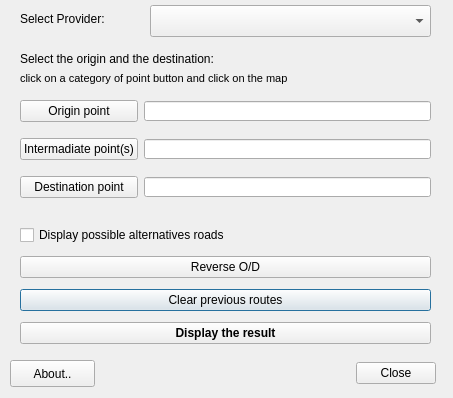
<?xml version="1.0" encoding="UTF-8"?>
<ui version="4.0">
 <class>OSRMDialog</class>
 <widget class="QDialog" name="OSRMDialog">
  <property name="geometry">
   <rect>
    <x>0</x>
    <y>0</y>
    <width>453</width>
    <height>398</height>
   </rect>
  </property>
  <property name="windowTitle">
   <string>OSRM: Get the fastest route with OSRM</string>
  </property>
  <widget class="QLabel" name="label_3">
   <property name="geometry">
    <rect>
     <x>20</x>
     <y>50</y>
     <width>251</width>
     <height>17</height>
    </rect>
   </property>
   <property name="font">
    <font>
     <family>Arial</family>
     <pointsize>9</pointsize>
    </font>
   </property>
   <property name="text">
    <string>Select the origin and the destination:</string>
   </property>
  </widget>
  <widget class="QWidget" name="layoutWidget">
   <property name="geometry">
    <rect>
     <x>20</x>
     <y>220</y>
     <width>411</width>
     <height>133</height>
    </rect>
   </property>
   <layout class="QGridLayout" name="gridLayout">
    <item row="7" column="0">
     <widget class="QPushButton" name="pushButtonClear">
      <property name="sizePolicy">
       <sizepolicy hsizetype="Minimum" vsizetype="Fixed">
        <horstretch>0</horstretch>
        <verstretch>0</verstretch>
       </sizepolicy>
      </property>
      <property name="font">
       <font>
        <family>Arial</family>
        <pointsize>9</pointsize>
       </font>
      </property>
      <property name="text">
       <string>Clear previous routes</string>
      </property>
     </widget>
    </item>
    <item row="6" column="0">
     <widget class="QPushButton" name="pushButtonReverse">
      <property name="sizePolicy">
       <sizepolicy hsizetype="Minimum" vsizetype="Fixed">
        <horstretch>0</horstretch>
        <verstretch>0</verstretch>
       </sizepolicy>
      </property>
      <property name="font">
       <font>
        <family>Arial</family>
        <pointsize>9</pointsize>
       </font>
      </property>
      <property name="text">
       <string>Reverse O/D</string>
      </property>
     </widget>
    </item>
    <item row="10" column="0">
     <widget class="QPushButton" name="pushButtonTryIt">
      <property name="font">
       <font>
        <family>Arial</family>
        <pointsize>9</pointsize>
        <weight>75</weight>
        <bold>true</bold>
       </font>
      </property>
      <property name="text">
       <string>Display the result</string>
      </property>
     </widget>
    </item>
    <item row="5" column="0">
     <widget class="QCheckBox" name="checkBox_alternative">
      <property name="enabled">
       <bool>true</bool>
      </property>
      <property name="sizePolicy">
       <sizepolicy hsizetype="Preferred" vsizetype="Fixed">
        <horstretch>0</horstretch>
        <verstretch>0</verstretch>
       </sizepolicy>
      </property>
      <property name="font">
       <font>
        <family>Arial</family>
        <pointsize>9</pointsize>
        <italic>false</italic>
       </font>
      </property>
      <property name="text">
       <string>Display possible alternatives roads</string>
      </property>
     </widget>
    </item>
   </layout>
  </widget>
  <widget class="QPushButton" name="pushButton_about">
   <property name="geometry">
    <rect>
     <x>10</x>
     <y>360</y>
     <width>85</width>
     <height>27</height>
    </rect>
   </property>
   <property name="text">
    <string>About..</string>
   </property>
  </widget>
  <widget class="QDialogButtonBox" name="close_button_box">
   <property name="geometry">
    <rect>
     <x>345</x>
     <y>360</y>
     <width>91</width>
     <height>27</height>
    </rect>
   </property>
   <property name="orientation">
    <enum>Qt::Horizontal</enum>
   </property>
   <property name="standardButtons">
    <set>QDialogButtonBox::Close</set>
   </property>
  </widget>
  <widget class="QLabel" name="label">
   <property name="geometry">
    <rect>
     <x>20</x>
     <y>70</y>
     <width>281</width>
     <height>16</height>
    </rect>
   </property>
   <property name="font">
    <font>
     <family>Arial</family>
     <pointsize>8</pointsize>
    </font>
   </property>
   <property name="text">
    <string>click on a category of point button and click on the map</string>
   </property>
  </widget>
  <widget class="QWidget" name="layoutWidget">
   <property name="geometry">
    <rect>
     <x>20</x>
     <y>90</y>
     <width>411</width>
     <height>121</height>
    </rect>
   </property>
   <layout class="QGridLayout" name="gridLayout_2">
    <item row="0" column="2">
     <widget class="QLineEdit" name="lineEdit_xyO">
      <property name="maximumSize">
       <size>
        <width>16777215</width>
        <height>20</height>
       </size>
      </property>
      <property name="font">
       <font>
        <pointsize>8</pointsize>
       </font>
      </property>
     </widget>
    </item>
    <item row="1" column="0">
     <widget class="QPushButton" name="pushButtonIntermediate">
      <property name="font">
       <font>
        <family>Arial</family>
        <pointsize>9</pointsize>
       </font>
      </property>
      <property name="text">
       <string>Intermadiate point(s)</string>
      </property>
     </widget>
    </item>
    <item row="0" column="0">
     <widget class="QPushButton" name="pushButtonOrigin">
      <property name="font">
       <font>
        <family>Arial</family>
        <pointsize>9</pointsize>
       </font>
      </property>
      <property name="text">
       <string>Origin point</string>
      </property>
     </widget>
    </item>
    <item row="2" column="2">
     <widget class="QLineEdit" name="lineEdit_xyD">
      <property name="maximumSize">
       <size>
        <width>16777215</width>
        <height>20</height>
       </size>
      </property>
      <property name="font">
       <font>
        <pointsize>8</pointsize>
       </font>
      </property>
     </widget>
    </item>
    <item row="1" column="2">
     <widget class="QLineEdit" name="lineEdit_xyI">
      <property name="maximumSize">
       <size>
        <width>16777215</width>
        <height>20</height>
       </size>
      </property>
      <property name="font">
       <font>
        <pointsize>8</pointsize>
       </font>
      </property>
     </widget>
    </item>
    <item row="2" column="0">
     <widget class="QPushButton" name="pushButtonDest">
      <property name="font">
       <font>
        <family>Arial</family>
        <pointsize>9</pointsize>
       </font>
      </property>
      <property name="text">
       <string>Destination point</string>
      </property>
     </widget>
    </item>
   </layout>
  </widget>
  <widget class="QLabel" name="label_4">
   <property name="geometry">
    <rect>
     <x>20</x>
     <y>10</y>
     <width>131</width>
     <height>17</height>
    </rect>
   </property>
   <property name="font">
    <font>
     <family>Arial</family>
     <pointsize>9</pointsize>
    </font>
   </property>
   <property name="text">
    <string>Select Provider:</string>
   </property>
  </widget>
  <widget class="QComboBox" name="combo_box_provider">
   <property name="geometry">
    <rect>
     <x>150</x>
     <y>5</y>
     <width>281</width>
     <height>32</height>
    </rect>
   </property>
   <property name="font">
    <font>
     <family>Arial</family>
     <pointsize>9</pointsize>
    </font>
   </property>
  </widget>
  <zorder>label</zorder>
  <zorder>pushButton_about</zorder>
  <zorder>close_button_box</zorder>
  <zorder>layoutWidget</zorder>
  <zorder>layoutWidget</zorder>
  <zorder>label_3</zorder>
  <zorder>label_4</zorder>
  <zorder>comboBox_provider</zorder>
 </widget>
 <resources/>
 <connections>
  <connection>
   <sender>close_button_box</sender>
   <signal>accepted()</signal>
   <receiver>OSRMDialog</receiver>
   <slot>accept()</slot>
   <hints>
    <hint type="sourcelabel">
     <x>20</x>
     <y>20</y>
    </hint>
    <hint type="destinationlabel">
     <x>20</x>
     <y>20</y>
    </hint>
   </hints>
  </connection>
  <connection>
   <sender>close_button_box</sender>
   <signal>rejected()</signal>
   <receiver>OSRMDialog</receiver>
   <slot>reject()</slot>
   <hints>
    <hint type="sourcelabel">
     <x>20</x>
     <y>20</y>
    </hint>
    <hint type="destinationlabel">
     <x>20</x>
     <y>20</y>
    </hint>
   </hints>
  </connection>
 </connections>
</ui>
